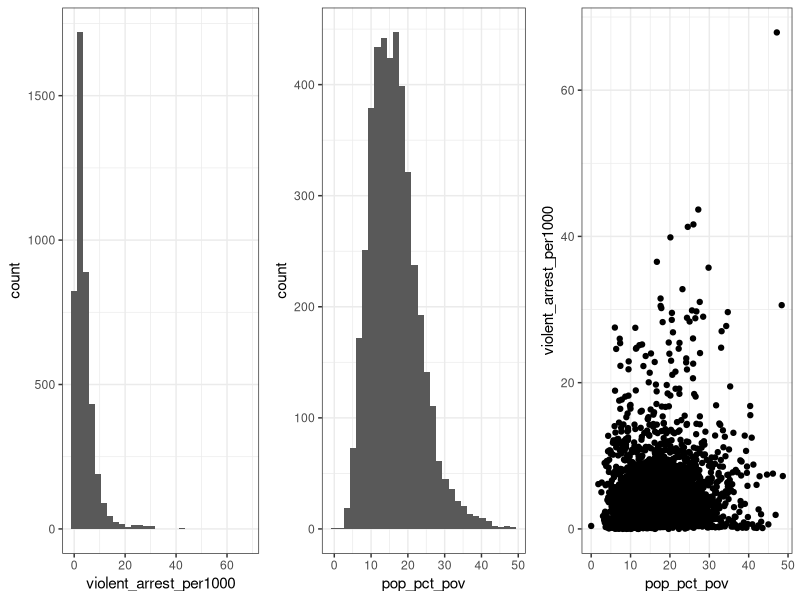
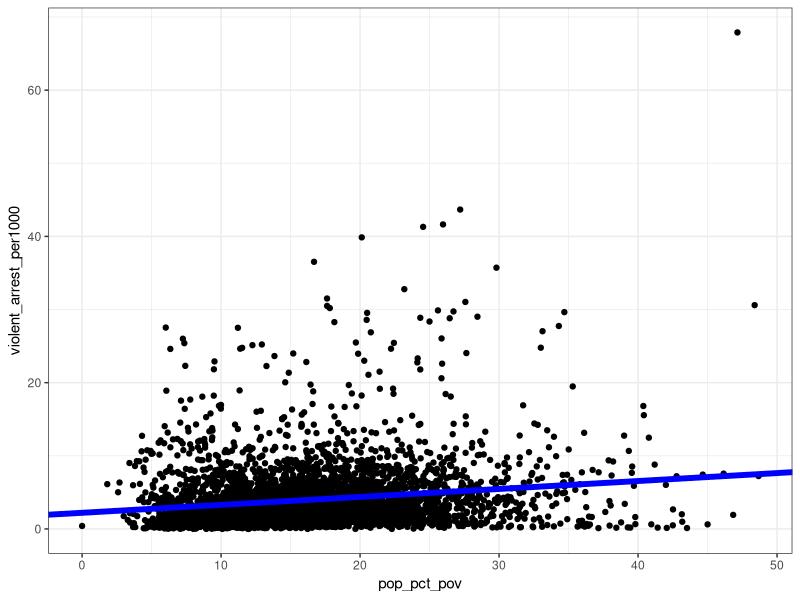
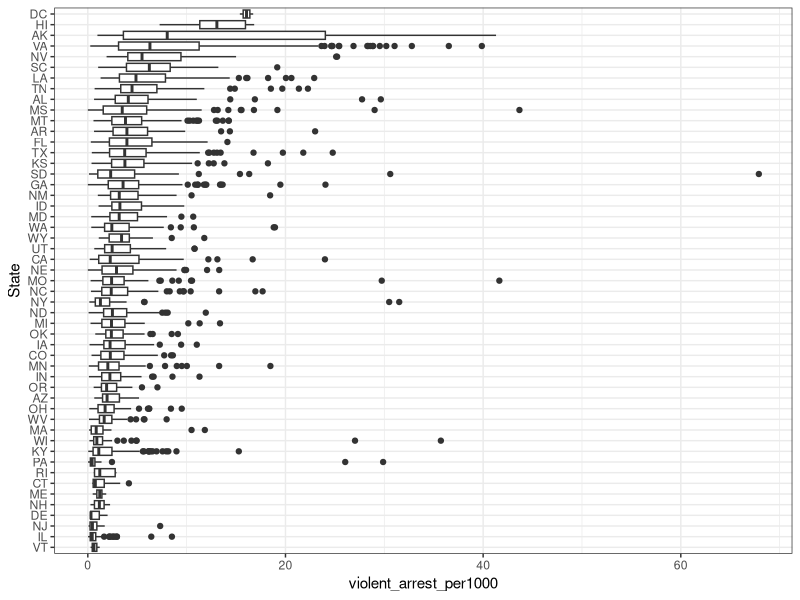
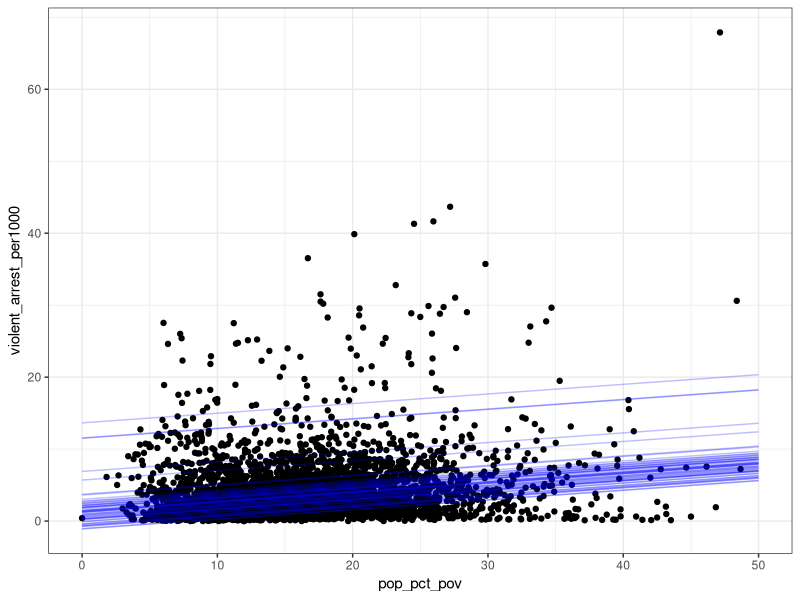
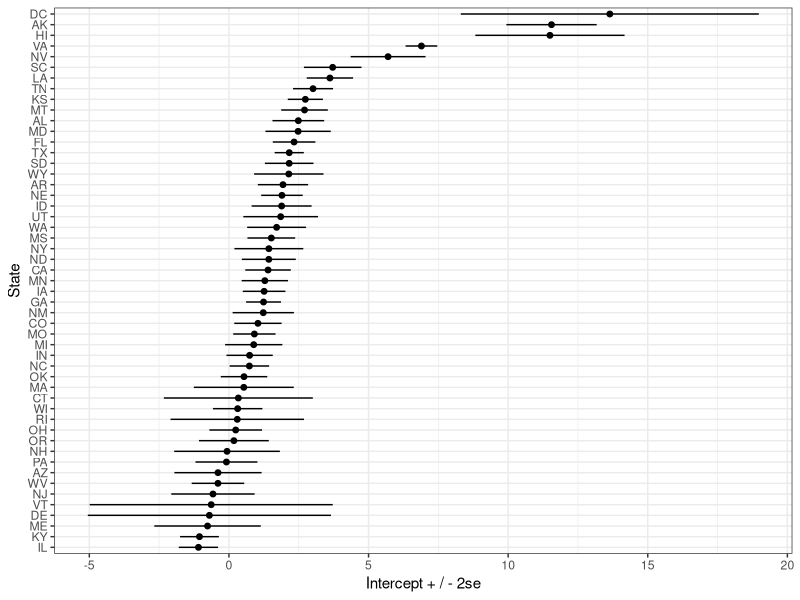
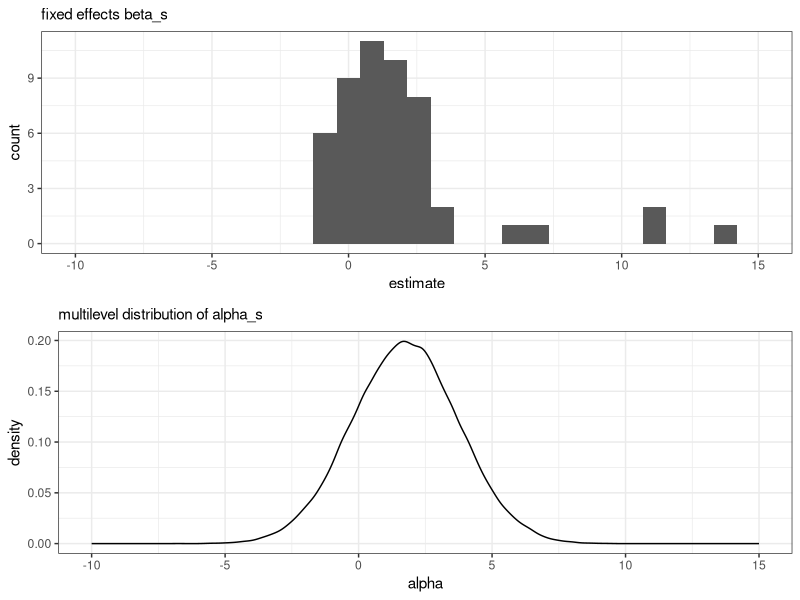
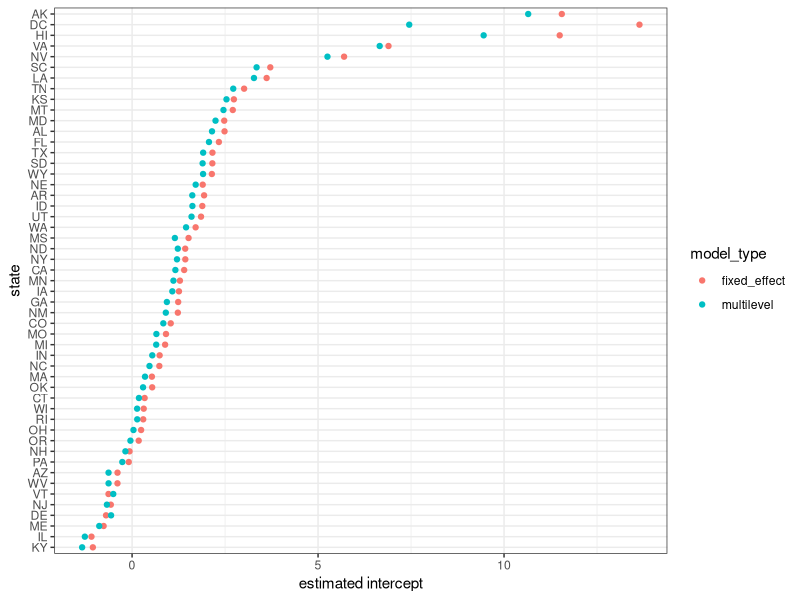

Recreate these plots in R, in order.
## ---- chunk 1
library(gridExtra)
library(tidyverse)
library(lme4)

set.seed(1)
select<-dplyr::select

knitr::opts_chunk$set(tidy = FALSE)
theme_set(theme_bw())
def.chunk.hook  <- knitr::knit_hooks$get("chunk")
knitr::knit_hooks$set(chunk = function(x, options) {
  x <- def.chunk.hook(x, options)
  ifelse(options$size != "normalsize", paste0("\\", options$size,"\n\n", x, "\n\n \\normalsize"), x)
})
knitr::opts_chunk$set(warning=FALSE, message=FALSE, tidy = F, size = "small")
## ---- chunk 2
dat<-read_csv("./data/violent_arrest_data.csv")
## ---- chunk 3
p1<-ggplot(dat,
           aes(x = violent_arrest_per1000)) + 
  geom_histogram()

p2<-ggplot(dat,
           aes(x = pop_pct_pov)) + 
  geom_histogram()

p3<-ggplot(dat,
       aes(x = pop_pct_pov, y = violent_arrest_per1000)) + 
  geom_point()

grid.arrange(p1, p2, p3, nrow = 1)
## ---- chunk 4
m_complete_pooling <- lm(violent_arrest_per1000 ~ pop_pct_pov,
                         data = dat)

summary(m_complete_pooling)
## ---- chunk 5
ggplot(dat,
       aes(x = pop_pct_pov,
           y = violent_arrest_per1000)) + 
  geom_point() + 
  geom_abline(aes(intercept = coef(m_complete_pooling)[1],
                  slope = coef(m_complete_pooling)[2]),
              color = "blue",
              size = 2)
## ---- chunk 6
ggplot(dat, aes(x = violent_arrest_per1000,
                y = reorder(stusps, violent_arrest_per1000))) + 
  geom_boxplot() + 
  labs(y = "State")
## ---- chunk 7
m_state_fe<-lm(violent_arrest_per1000 ~ 
                 pop_pct_pov +
                 factor(stusps),
               data = dat)
broom::tidy(m_state_fe)
## ---- chunk 8
m_state_fe<-lm(violent_arrest_per1000 ~ -1 +
                 pop_pct_pov +
                 factor(stusps),
               data = dat)

fake_dat<-expand_grid(stusps = unique(dat$stusps),
                      pop_pct_pov = 0:50)

fake_dat<- fake_dat %>%
  mutate(yhat = predict(m_state_fe, newdata = fake_dat))

ggplot(dat,
       aes(x = pop_pct_pov,
           y = violent_arrest_per1000)) +
  geom_point() +
  geom_line(data = fake_dat,
            aes(x = pop_pct_pov, y = yhat, group = stusps),
            alpha = 0.25, color = "blue")
## ---- chunk 9
BIC(m_complete_pooling, m_state_fe)
## ---- chunk 10
intercepts <- broom::tidy(m_state_fe) %>%
  slice(2:52) %>%
  mutate(stusps = str_sub(term, -2, -1)) %>%
  arrange()

ggplot(intercepts,
       aes(x = estimate,
           xmin = estimate + 2 * std.error,
           xmax = estimate - 2 * std.error,
           y = reorder(stusps, estimate)))+
  geom_pointrange(size = 0.25) +
  labs(y = "State",
       x = "Intercept + / - 2se")
## ---- chunk 11
p1<-ggplot(intercepts) + 
  geom_histogram(aes(x = estimate))+ 
  xlim(-10, 15) + 
  labs(subtitle = "fixed effects beta_s")

m_state_ml<-lmer(violent_arrest_per1000 ~ 
                 pop_pct_pov +
                 (1|stusps),
               data = dat) 

sims<-tibble(alpha = rnorm(1e5, mean = 1.75, sd = 2))

p2<-ggplot(sims)+ 
  geom_density(aes(x = alpha))+ 
  xlim(-10, 15) + 
  labs(subtitle = "multilevel distribution of alpha_s")

grid.arrange(p1, p2)
## ---- chunk 12
library(lme4)

m_state_ml<-lmer(violent_arrest_per1000 ~ 
                   pop_pct_pov + 
                   (1|stusps),
                 data = dat)
## ---- chunk 13
summary(m_state_ml)
## ---- chunk 14
m_state_fe<-lm(violent_arrest_per1000 ~ pop_pct_pov +
                 factor(stusps),
               data = dat)

m_state_re<-lmer(violent_arrest_per1000 ~ pop_pct_pov +
                 (1|stusps),
               data = dat)
## ---- chunk 15
m_state_re<-lmer(violent_arrest_per1000 ~ -1 + pop_pct_pov +
                 (1|stusps),
               data = dat)

t<-ranef(m_state_re)

re_estimates<-tibble("multilevel" = t$stusps$`(Intercept)`, "stusps" = row.names(ranef(m_state_re)$stusps))

plot_dat<-intercepts %>% 
  select(estimate, stusps) %>% 
  rename(fixed_effect = estimate) %>% 
  left_join(re_estimates) %>% 
  pivot_longer(cols = c(fixed_effect, multilevel), names_to = "model_type", values_to = "estimate")

ggplot(plot_dat,
       aes(x = estimate, 
           y = reorder(stusps, estimate),
           color = model_type)) + 
  geom_point() + 
  labs(x = "estimated intercept",
       y = "state")
  
